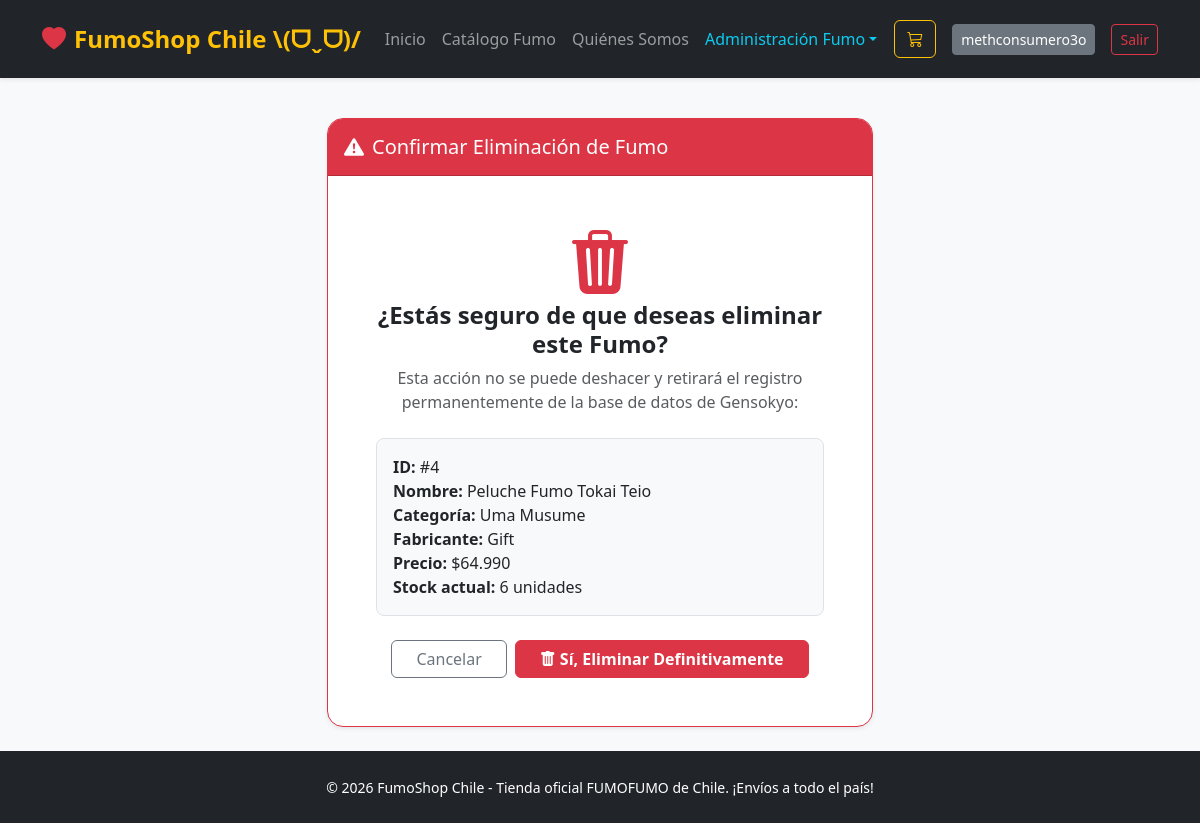
Page /catalogo/gestion/eliminar/4/ (signed in) on the committed database.
### apps/catalogo/models.py (models this page shows, shortened)
class PelucheFumo(models.Model):
    nombre = models.CharField(max_length=200, verbose_name="Nombre del Peluche Fumo")
    slug = models.SlugField(max_length=220, unique=True, blank=True)
    categoria = models.ForeignKey(Categoria, on_delete=models.PROTECT, related_name="figuras", verbose_name="Franquicia")
    fabricante = models.CharField(max_length=100, default="Gift / AmiAmi", verbose_name="Fabricante / Marca")
    escala = models.CharField(max_length=50, blank=True, default="Non-Scale (~20cm)", verbose_name="Tamaño / Escala")
    descripcion = models.TextField(verbose_name="Descripción y Detalles del Fumo")
    precio = models.DecimalField(max_digits=10, decimal_places=0, validators=[MinValueValidator(0)], verbose_name="Precio en CLP")
    stock = models.PositiveIntegerField(default=0, verbose_name="Stock disponible")
    imagen = models.ImageField(upload_to="fumos/", blank=True, null=True, verbose_name="Fotografía Oficial")
    destacado = models.BooleanField(default=False, verbose_name="¿Destacado?")
    activo = models.BooleanField(default=True, verbose_name="¿Disponible?")
    fecha_creacion = models.DateTimeField(auto_now_add=True)
    fecha_actualizacion = models.DateTimeField(auto_now=True)
    class Meta:
        verbose_name = "Peluche Fumo"
        verbose_name_plural = "Peluches Fumo Coleccionables"
    @property
    def precio_formateado(self):
        return f"${self.precio:,.0f}".replace(",", ".")

class Categoria(models.Model):
    nombre = models.CharField(max_length=100, unique=True, verbose_name="Franquicia / Línea Fumo")
    slug = models.SlugField(max_length=120, unique=True, blank=True, help_text="URL amigable")
    descripcion = models.TextField(blank=True, verbose_name="Descripción")
    activo = models.BooleanField(default=True, verbose_name="¿Activo?")
    creado_en = models.DateTimeField(auto_now_add=True)
    class Meta:
        verbose_name_plural = "Franquicias / Categorías Fumo"
        ordering = ['nombre']

### apps/catalogo/views.py (the view)
# urls.py: path('gestion/eliminar/<int:id>/', views.fumo_eliminar, name='eliminar'),
@login_required
@user_passes_test(es_administrador, login_url='catalogo:lista')
def fumo_eliminar(request, id):
    fumo = get_object_or_404(PelucheFumo, id=id)
    if request.method == 'POST':
        nombre = fumo.nombre
        fumo.delete()
        messages.success(request, f"Peluche Fumo '{nombre}' eliminado del sistema.")
        return redirect('catalogo:gestion')
    return render(request, 'catalogo/FUMO_confirmar_eliminar.html', {'fumo': fumo})

### apps/catalogo/views.py (called while the page is built)
def es_administrador(user):
    return user.is_authenticated and (user.is_staff or user.is_superuser)

### apps/pedidos/context_processors.py (called while the page is built)
def carrito_context(request):
    carrito = request.session.get('carrito', {})
    total_items = sum(item.get('cantidad', 0) for item in carrito.values())
    return {
        'carrito_total_items': total_items
    }

### templates/catalogo/FUMO_confirmar_eliminar.html (shortened to what this page needs)
{% extends 'base.html' %}
{% block content %}
<div class="row justify-content-center">
    <div class="col-md-6">
        <div class="card border-danger shadow-sm rounded-4 overflow-hidden bg-white">
            <div class="card-header bg-danger text-white py-3">
                <h5 class="card-title mb-0"><i class="bi bi-exclamation-triangle-fill me-2"></i>Confirmar Eliminación de Fumo</h5>
            </div>
            <div class="card-body p-4 p-md-5 text-center">
                <i class="bi bi-trash3-fill text-danger display-3 mb-3"></i>
                <h4 class="fw-bold mb-2">¿Estás seguro de que deseas eliminar este Fumo?</h4>
                <p class="text-muted mb-4">Esta acción no se puede deshacer y retirará el registro permanentemente de la base de datos de Gensokyo:</p>
                <div class="p-3 bg-light rounded-3 border mb-4 text-start">
                    <ul class="list-unstyled mb-0">
                        <li><strong>ID:</strong> #{{ fumo.id }}</li>
                        <li><strong>Nombre:</strong> {{ fumo.nombre }}</li>
                        <li><strong>Categoría:</strong> {{ fumo.categoria.nombre }}</li>
                        <li><strong>Fabricante:</strong> {{ fumo.fabricante }}</li>
                        <li><strong>Precio:</strong> {{ fumo.precio_formateado }}</li>
                        <li><strong>Stock actual:</strong> {{ fumo.stock }} unidades</li>
                    </ul>
                </div>
                <form method="post">
                    <div class="d-flex justify-content-center gap-2">
                        <a href="{% url 'catalogo:gestion' %}" class="btn btn-outline-secondary px-4">
                            Cancelar
                        </a>
                        <button type="submit" class="btn btn-danger px-4 fw-semibold">
                            <i class="bi bi-trash-fill me-1"></i>Sí, Eliminar Definitivamente
                        </button>
                    </div>
                </form>
            </div>
        </div>
    </div>
</div>
{% endblock %}

### templates/base.html (shortened to what this page needs)
<!DOCTYPE html>
<html lang="es">
<head>
    <link href="https://cdn.jsdelivr.net/npm/bootstrap@5.3.3/dist/css/bootstrap.min.css" rel="stylesheet">
    <link rel="stylesheet" href="https://cdn.jsdelivr.net/npm/bootstrap-icons@1.11.3/font/bootstrap-icons.min.css">
</head>
<body class="bg-light d-flex flex-column min-vh-100">
    <nav class="navbar navbar-expand-lg navbar-dark bg-dark sticky-top shadow-sm py-3">
        <div class="container">
            <a class="navbar-brand fw-bold text-warning fs-4" href="{% url 'core:inicio' %}">
                <i class="bi bi-heart-fill me-2 text-danger"></i>FumoShop Chile \(ᗜˬᗜ)/
            </a>
            <div class="collapse navbar-collapse" id="menu">
                <ul class="navbar-nav me-auto">
                    <li class="nav-item"><a class="nav-link" href="{% url 'core:inicio' %}">Inicio</a></li>
                    <li class="nav-item"><a class="nav-link" href="{% url 'catalogo:lista' %}">Catálogo Fumo</a></li>
                    <li class="nav-item"><a class="nav-link" href="{% url 'core:nosotros' %}">Quiénes Somos</a></li>
                    {% if user.is_staff %}
                    <li class="nav-item dropdown">
                        <a class="nav-link dropdown-toggle text-info" href="#" data-bs-toggle="dropdown">Administración Fumo</a>
                    </li>
                    {% endif %}
                </ul>
                <div class="d-flex align-items-center gap-3">
                    <a href="{% url 'pedidos:ver' %}" class="btn btn-outline-warning position-relative">
                        <i class="bi bi-cart3"></i>
                    </a>
                    {% if user.is_authenticated %}
                        <a href="{% url 'usuarios:perfil' %}" class="btn btn-secondary btn-sm">{{ user.username }}</a>
                        <a href="{% url 'usuarios:logout' %}" class="btn btn-outline-danger btn-sm">Salir</a>
                    {% else %}
                        <a href="{% url 'usuarios:login' %}" class="btn btn-outline-light btn-sm">Ingresar</a>
                        <a href="{% url 'usuarios:registro' %}" class="btn btn-warning btn-sm fw-semibold">Registrarse</a>
                    {% endif %}
                </div>
            </div>
        </div>
    </nav>
    <main class="container my-4 flex-grow-1">
        {% block content %}{% endblock %}
    </main>
    <footer class="bg-dark text-white py-4 mt-auto">
        <div class="container text-center">
            <small>© 2026 FumoShop Chile - Tienda oficial FUMOFUMO de Chile. ¡Envíos a todo el país!</small>
        </div>
    </footer>
</body>
</html>

### rows in the picture
PelucheFumo: id "4", nombre "Peluche Fumo Tokai Teio", categoria.nombre "Uma Musume", fabricante "Gift", precio_formateado "$64.990", stock "6"

### other values in the picture
{{ user.username }} "methconsumero3o"
